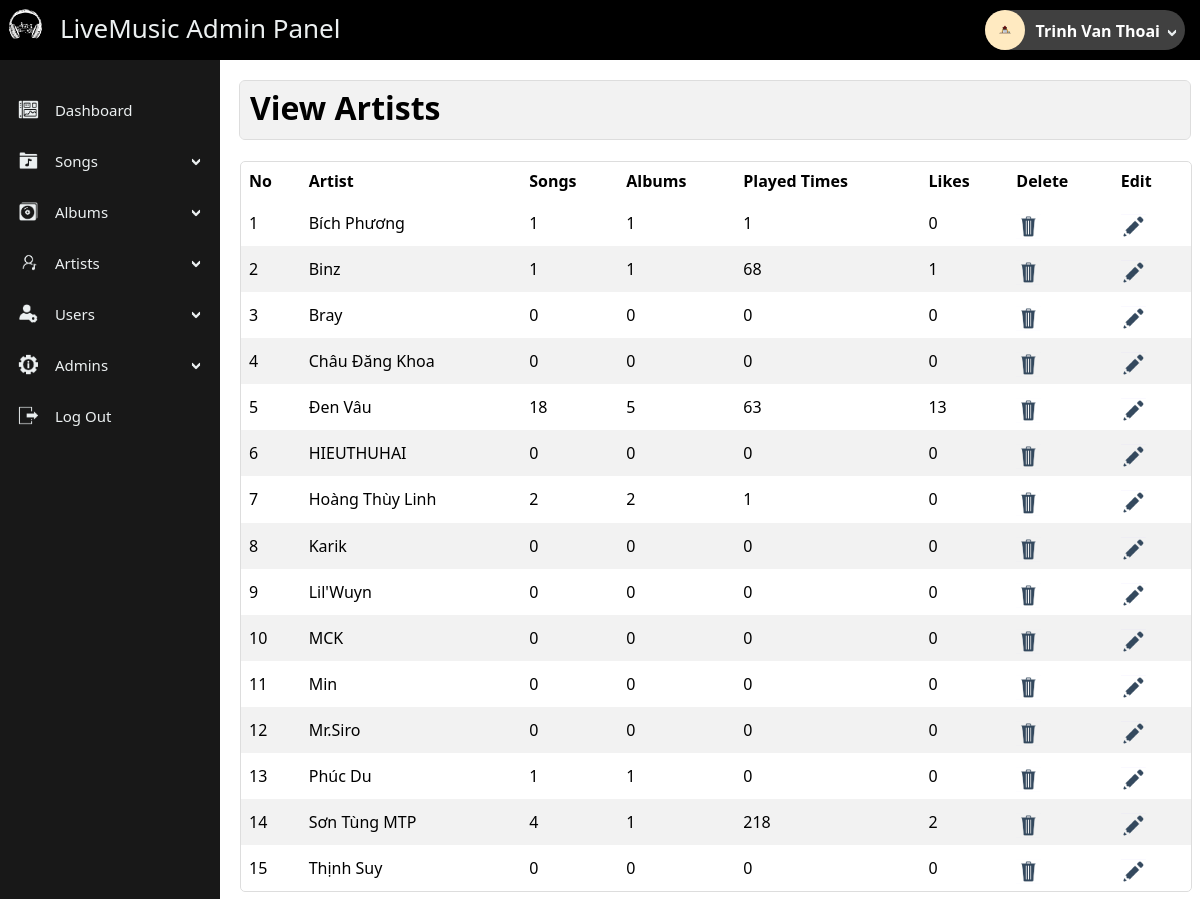
The app's page /admin/index.php?view_artists (signed in) with its own data.
### tables this page shows
CREATE TABLE `artists` (
  `id` int(11) NOT NULL,
  `name` varchar(100) NOT NULL
);

### admin/view_artists.php (the view, shortened to what this page needs)
<?php
if(!isset($_SESSION['admin_email'])){
    echo "<script>window.open('login.php','_self')</script>";
}
else {
?>
    <div class="panel-title">
        <h1> View Artists </h1>
    </div>
    <div class="panel-body">
        <table class="artist-table" >
            <thead>
                <tr>
                    <th>No</th>
                    <th>Artist</th>
                    <th>Songs</th>
                    <th>Albums</th>
                    <th>Played Times</th>
                    <th>Likes </th>
                    <th>Delete</th>
                    <th>Edit</th>
                </tr>
            </thead>
            <tbody>
            <?php
                $i = 0;
                $get_artist = "select * from artists";
                $run_artist= mysqli_query($con,$get_artist);
                while($row_artist=mysqli_fetch_array($run_artist)){
                    $artist_id = $row_artist['id'];
                    $artist_name = $row_artist['name'];
                    $plays=0;
                    $likeds=0;
                    $get_song="select * from songs where artist='$artist_id'";
                    $run_song = mysqli_query($con,$get_song);
                    $artist_song = mysqli_num_rows($run_song);
                    while($row_song=mysqli_fetch_array($run_song)){
                        $song_id = $row_song['id'];
                        $get_liked = "select * from likedsongs where songid='$song_id'";
                        $run_liked= mysqli_query($con,$get_liked);
                        $song_liked = mysqli_num_rows($run_liked);
                        $likeds+=$song_liked;
                        $song_plays= $row_song['plays'];
                        $plays+=$song_plays;
                    }
                    $get_album="select * from albums where artist='$artist_id'";
                    $run_album = mysqli_query($con,$get_album);
                    $artist_album = mysqli_num_rows($run_album);
                    $i++;
            ?>
                <tr>
                    <td><?php echo $i; ?></td>
                    <td><?php echo $artist_name; ?></td>
                    <td><?php echo $artist_song; ?></td>
                    <td><?php echo $artist_album; ?></td>
                    <td><?php echo $plays; ?></td>
                    <td><?php echo $likeds; ?></td>
                    <td>
                        <a onclick="deleteArtist( '<?php echo $artist_id; ?>')" >
                            <img class="icon" src="assets\icons\delete.png">
                        </a>
                    </td>
                    <td>
                        <a href="index.php?edit_artist=<?php echo $artist_id; ?>">
                            <img class="icon" src="assets\icons\edit.png">
                        </a>
                    </td>
                </tr>
                <?php } ?>
            </tbody>
        </table>
    </div>
<?php } ?>

### admin/includes/sidebar.php (shortened to what this page needs)
<?php
    if(!isset($_SESSION['admin_email'])){
        echo "<script>window.open('login.php','_self')</script>";
    }
    else {
        $admin_image_query= "select admin_image from admins where admin_id='$admin_id'";
        $run_admin_image_query = mysqli_query($con,$admin_image_query);
        $row_admin_image= mysqli_fetch_array($run_admin_image_query);
        $admin_image = $row_admin_image['admin_image'];
?>
        <div class="navbar-header">
            <a href="index.php?dashboard" class="navbar-brand">
                <img src="assets\logo\logo.png" class="logo">
                <h3> LiveMusic Admin Panel </h3>
            </a>
            <div id="userProfile">
                <img src="<?php echo $admin_image;?>" alt='Avatar' class='avatar'>
                <b class="userName">
                    <?php echo $admin_name; ?>
                </b>
                <img src="assets\icons\dropdown.png" class="dropdown-icon">
        </div>
        <div class="sidenav">
            <ul id="navBarContainer">
                <li>
                    <a type="button" href="index.php?dashboard" class="collapsible">
                        <img src="assets\icons\dashboard.png" class="icon"> Dashboard
                    </a>
                </li>
                <li>
                    <a type="button" class="collapsible">
                        <img src="assets\icons\songs.png" class="icon"> Songs
                        <img src="assets\icons\dropdown.png" class="dropdown-icon">
                    </a>
                </li>
                <li>
                    <a type="button" class="collapsible">
                        <img src="assets\icons\albums.png" class="icon"> Albums
                        <img src="assets\icons\dropdown.png" class="dropdown-icon">
                    </a>
                </li>
                <li>
                    <a type="button" class="collapsible" >
                        <img src="assets\icons\artists.png" class="icon"> Artists
                        <img src="assets\icons\dropdown.png" class="dropdown-icon">
                    </a>
                </li>
                <li>
                    <a type="button" class="collapsible" >
                        <img class="icon" src="assets\icons\users.png"> Users
                        <img src="assets\icons\dropdown.png" class="dropdown-icon">
                    </a>
            </li>
        <li>
            <a type="button" class="collapsible">
                <img src="assets\icons\admins.png" class="icon"> Admins
                <img src="assets\icons\dropdown.png" class="dropdown-icon">
            </a>
        </li>
        <li>
            <a href="logout.php" type="button" class="collapsible">
                <img src="assets\icons\logout.png" class="icon"> Log Out
            </a>
        </li>
    </ul>
    </div>
<?php } ?>

### admin/assets/css/style.css (style rules this page uses)
body { width: 100%; height: 100%; font-family: "Noto Sans", "Roboto", sans-serif; }
table { overflow-x: auto; border-collapse: collapse; border-spacing: 0; width: 100%; }
th, td { text-align: left; padding: 8px; }
.navbar-header { position: fixed; display: block; background-color: #000000; width: 100%; top: 0px; left: 0px; height: 60px; }
.navbar-header .logo { float: left; width: 40px; margin: 5px; }
.navbar-header .navbar-brand { text-decoration: none; color: #ECF0F1; }
.navbar-header .navbar-brand h3 { float: left; font-size: 26px; margin: 10px; font-weight: normal; }
#userProfile { display: inline-block; position: absolute; min-width: 200px; top: 10px; height: 40px; right: 15px; border-radius: 20px; background-color: #404040; color: rgb(255, 255, 255); }
#userProfile .avatar { position: relative; height: 40px; border-radius: 50%; }
#userProfile .userName { height: 30px; display: inline; position: absolute; padding-left: 10px; padding-top: 10px; right: 25px; }
#userProfile .dropdown-icon { top: 18px; }
.sidenav { position: fixed; height: calc(100% - 70px); width: 220px; z-index: 1; top: 60px; left: 0px; background-color: #181818; overflow-x: hidden; padding-top: 10px; }
#navBarContainer { padding-inline-start: 10px; height: 90%; overflow-y: auto; }
.sidenav a { width: 88%; position: relative; padding: 5px 8px 6px 6px; text-decoration: none; display: block; }
.sidenav ul { list-style-type: none; }
.collapsible { background-color: #181818; color: #ECF0F1; cursor: pointer; height: 40px; border: none; text-align: left; outline: none; font-size: 15px; }
.icon { position: relative; top: 6px; width: 25px; padding-right: 10px; }
.dropdown-icon { position: absolute; width: 10px; right: 8px; top: 20px; }
.panel-title { width: 100%; background-color:#f2f2f2; border-radius: 5px; outline: 1px solid #ddd; }
.panel-title h1 { padding: 5px 10px 10px 10px; }
.panel-body { height: calc(100% - 100px); width: 100%; overflow: auto; border: 1px solid #ddd; border-radius: 5px; }
tr:nth-child(even) { background-color: #f2f2f2 }

### records on screen
artists: name "Bích Phương", artist_song "1", artist_album "1", plays "1", likeds "0"
artists: name "Binz", artist_song "1", artist_album "1", plays "68", likeds "1"
artists: name "Bray", artist_song "0", artist_album "0", plays "0", likeds "0"
artists: name "Châu Đăng Khoa", artist_song "0", artist_album "0", plays "0", likeds "0"
artists: name "Đen Vâu", artist_song "18", artist_album "5", plays "63", likeds "13"
artists: name "HIEUTHUHAI", artist_song "0", artist_album "0", plays "0", likeds "0"
artists: name "Hoàng Thùy Linh", artist_song "2", artist_album "2", plays "1", likeds "0"
artists: name "Karik", artist_song "0", artist_album "0", plays "0", likeds "0"
artists: name "Lil'Wuyn", artist_song "0", artist_album "0", plays "0", likeds "0"
artists: name "MCK", artist_song "0", artist_album "0", plays "0", likeds "0"
artists: name "Min", artist_song "0", artist_album "0", plays "0", likeds "0"
artists: name "Mr.Siro", artist_song "0", artist_album "0", plays "0", likeds "0"
artists: name "Phúc Du", artist_song "1", artist_album "1", plays "0", likeds "0"
artists: name "Sơn Tùng MTP", artist_song "4", artist_album "1", plays "218", likeds "2"
artists: name "Thịnh Suy", artist_song "0", artist_album "0", plays "0", likeds "0"

### other values on screen
$admin_name "Trinh Van Thoai"
